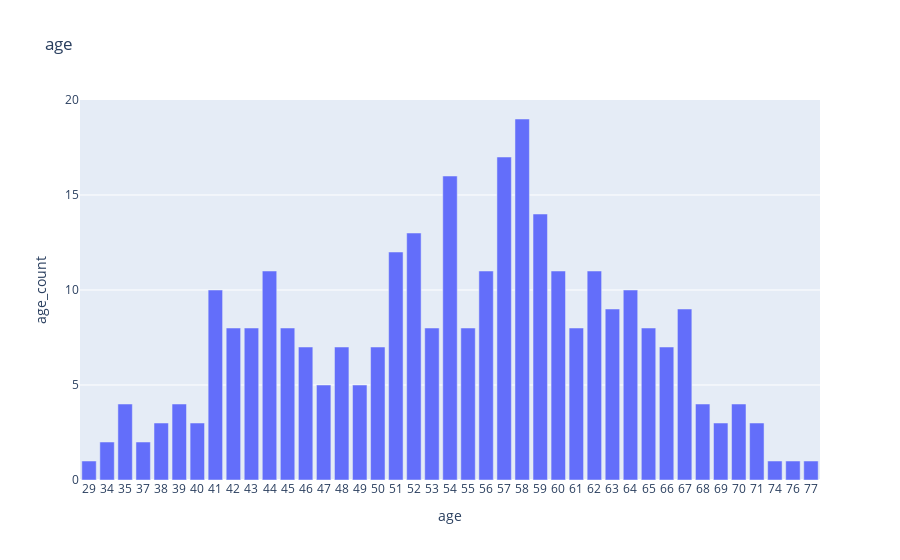

The cell this chart's notebook holds for it:
### Code cell
fig = px.bar(age_count, x="age", y="age_count", title="age")
fig.show()

### Figure 1 — Plotly figure (JSON) as saved in the notebook; plotly's stock layout.template omitted (floating-point values rounded to 4 significant figures)
{"data": [{"alignmentgroup": "True", "hovertemplate": "age=%{x}<br>age_count=%{y}<extra></extra>", "legendgroup": "", "marker": {"color": "#636efa", "pattern": {"shape": ""}}, "name": "", "offsetgroup": "", "orientation": "v", "showlegend": false, "textposition": "auto", "type": "bar", "x": ["29", "34", "35", "37", "38", "39", "40", "41", "42", "43", "44", "45", "46", "47", "48", "49", "50", "51", "52", "53", "54", "55", "56", "57", "58", "59", "60", "61", "62", "63", "64", "65", "66", "67", "68", "69", "70", "71", "74", "76", "77"], "xaxis": "x", "y": [1, 2, 4, 2, 3, 4, 3, 10, 8, 8, 11, 8, 7, 5, 7, 5, 7, 12, 13, 8, 16, 8, 11, 17, 19, 14, 11, 8, 11, 9, 10, 8, 7, 9, 4, 3, 4, 3, 1, 1, 1], "yaxis": "y"}], "layout": {"barmode": "relative", "legend": {"tracegroupgap": 0}, "title": {"text": "age"}, "xaxis": {"anchor": "y", "domain": [0, 1], "title": {"text": "age"}}, "yaxis": {"anchor": "x", "domain": [0, 1], "title": {"text": "age_count"}}}}
